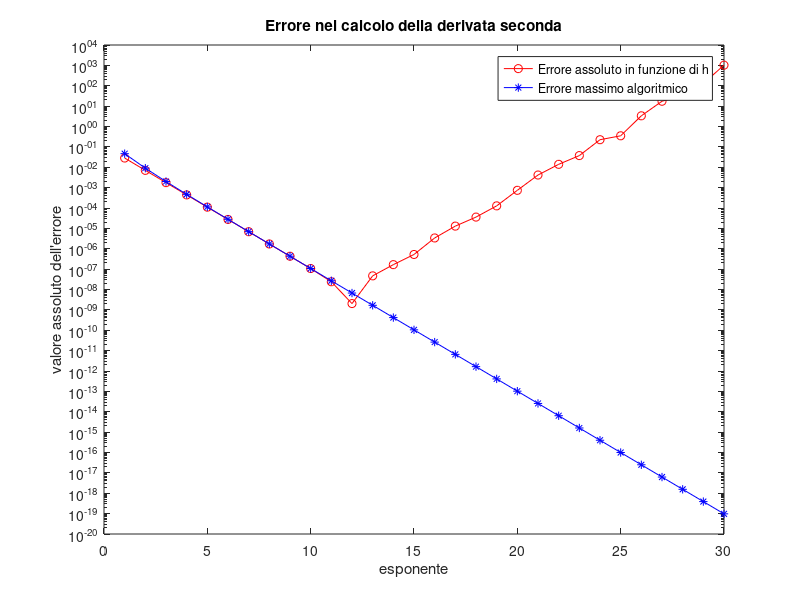

The MATLAB source for this figure:
fun = @(x) exp(x) + x + 1;
d2 = @(x) exp(x);
xb = 0.3;
d2vera = d2(xb);
A = [];
n_esponenti = 30;
for esp = 1:n_esponenti
h = 2^(-esp);
xa = xb - h;
xc = xb + h;
d2approx(esp) =  (fun(xc)-2*fun(xb) + fun(xa))/h^2;
err(esp) =  d2approx(esp) - d2vera;
stimaerr(esp) = h^2/12*exp(xc);
end
A =[2.^-([1:n_esponenti]); d2approx; d2vera*ones(1,n_esponenti); err; stimaerr];
fprintf('\n%10s %20s %20s %20s %20s','    h   ','val appross.','valore vero','errore', 'stima err')
fprintf('\n%12.2e %20.12f %20.12f %20.5e %20.5e',A)
fprintf('\n')
semilogy(1:n_esponenti,abs(err),'r-o') 
hold on
semilogy(1:n_esponenti,abs(stimaerr),'b-*') 
hold off
title('Errore nel calcolo della derivata seconda');
xlabel('esponente');
ylabel('valore assoluto dell''errore'); 
legend('Errore assoluto in funzione di h', 'Errore massimo algoritmico');
